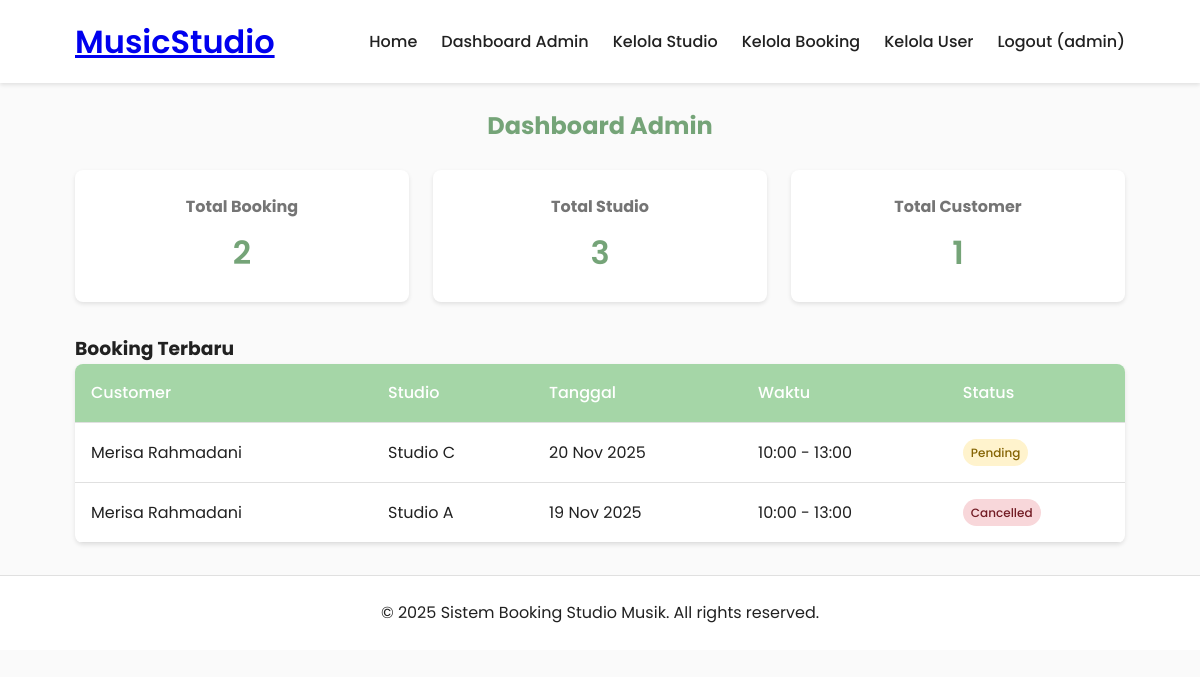
/admin/index.php (signed in), run on the app's committed database.
### tables this page shows
CREATE TABLE `bookings` (
  `id` int(11) NOT NULL,
  `user_id` int(11) NOT NULL,
  `studio_id` int(11) NOT NULL,
  `booking_date` date NOT NULL,
  `start_time` time NOT NULL,
  `end_time` time NOT NULL,
  `total_hours` int(11) NOT NULL,
  `total_price` decimal(10,2) NOT NULL,
  `status` enum('pending','confirmed','cancelled','completed') DEFAULT 'pending',
  `payment_proof` varchar(255) DEFAULT NULL,
  `payment_status` enum('pending','verified','rejected') DEFAULT 'pending',
  `created_at` timestamp NOT NULL DEFAULT current_timestamp()
);

CREATE TABLE `users` (
  `id` int(11) NOT NULL,
  `username` varchar(50) NOT NULL,
  `password` varchar(255) NOT NULL,
  `email` varchar(100) NOT NULL,
  `full_name` varchar(100) NOT NULL,
  `role` enum('admin','staff','customer') NOT NULL DEFAULT 'customer',
  `created_at` timestamp NOT NULL DEFAULT current_timestamp()
);

CREATE TABLE `studios` (
  `id` int(11) NOT NULL,
  `name` varchar(100) NOT NULL,
  `description` text DEFAULT NULL,
  `price_per_hour` decimal(10,2) NOT NULL,
  `status` enum('available','maintenance','booked') DEFAULT 'available',
  `image_url` varchar(255) DEFAULT NULL,
  `created_at` timestamp NOT NULL DEFAULT current_timestamp()
);

### admin/index.php (the view, shortened to what this page needs)
<?php
require_once '../includes/header.php';
$stats = [];
$sql = "SELECT COUNT(*) as total FROM bookings";
$result = mysqli_query($conn, $sql);
$stats['total_bookings'] = mysqli_fetch_assoc($result)['total'];
$sql = "SELECT COUNT(*) as total FROM studios";
$result = mysqli_query($conn, $sql);
$stats['total_studios'] = mysqli_fetch_assoc($result)['total'];
$sql = "SELECT COUNT(*) as total FROM users WHERE role = 'customer'";
$result = mysqli_query($conn, $sql);
$stats['total_customers'] = mysqli_fetch_assoc($result)['total'];
$sql = "SELECT b.*, u.full_name, s.name as studio_name
        FROM bookings b
        JOIN users u ON b.user_id = u.id
        JOIN studios s ON b.studio_id = s.id
        ORDER BY b.created_at DESC LIMIT 5";
$recent_bookings = mysqli_query($conn, $sql);
?>
<div class="dashboard">
    <h2>Dashboard Admin</h2>
    <div class="stats-grid">
        <div class="stat-card">
            <h3>Total Booking</h3>
            <p><?php echo $stats['total_bookings']; ?></p>
        </div>
        <div class="stat-card">
            <h3>Total Studio</h3>
            <p><?php echo $stats['total_studios']; ?></p>
        </div>
        <div class="stat-card">
            <h3>Total Customer</h3>
            <p><?php echo $stats['total_customers']; ?></p>
        </div>
    </div>
    <div class="recent-bookings">
        <h3>Booking Terbaru</h3>
        <table>
            <thead>
                <tr>
                    <th>Customer</th>
                    <th>Studio</th>
                    <th>Tanggal</th>
                    <th>Waktu</th>
                    <th>Status</th>
                </tr>
            </thead>
            <tbody>
                <?php while($booking = mysqli_fetch_assoc($recent_bookings)): ?>
                <tr>
                    <td><?php echo $booking['full_name']; ?></td>
                    <td><?php echo $booking['studio_name']; ?></td>
                    <td><?php echo date('d M Y', strtotime($booking['booking_date'])); ?></td>
                    <td><?php echo date('H:i', strtotime($booking['start_time'])) . ' - ' . date('H:i', strtotime($booking['end_time'])); ?></td>
                    <td><span class="status-badge status-<?php echo $booking['status']; ?>"><?php echo $booking['status']; ?></span></td>
                </tr>
                <?php endwhile; ?>
            </tbody>
        </table>
    </div>
</div>
<?php include '../includes/footer.php'; ?>

### css/style.css (style rules this page uses)
:root { --primary: #a5d6a7; --primary-dark: #75a478; --secondary: #ffcc80; --accent: #ce93d8; --background: #fafafa; --surface: #ffffff; --error: #f44336; --success: #4caf50; --text-primary: #212121; --text-secondary: #757575; --border: #e0e0e0; --shadow: 0 2px 4px rgba(0, 0, 0, 0.1); }
* { margin: 0; padding: 0; box-sizing: border-box; }
body { font-family: "Poppins", sans-serif; background-color: var(--background); color: var(--text-primary); line-height: 1.6; }
.dashboard h2 { margin: 1.5rem 0; color: var(--primary-dark); text-align: center; }
.stats-grid { display: grid; grid-template-columns: repeat(auto-fit, minmax(250px, 1fr)); gap: 1.5rem; margin-bottom: 2rem; }
.stat-card { background-color: var(--surface); padding: 1.5rem; border-radius: 8px; box-shadow: var(--shadow); text-align: center; transition: transform 0.3s; }
.stat-card h3 { color: var(--text-secondary); font-size: 1rem; margin-bottom: 0.5rem; }
.stat-card p { font-size: 2rem; font-weight: 600; color: var(--primary-dark); }
table { width: 100%; border-collapse: collapse; background-color: var(--surface); border-radius: 8px; overflow: hidden; box-shadow: var(--shadow); margin-bottom: 1rem; }
table th, table td { padding: 1rem; text-align: left; border-bottom: 1px solid var(--border); }
table th { background-color: var(--primary); color: white; font-weight: 500; }
.status-badge { padding: 0.25rem 0.5rem; border-radius: 20px; font-size: 0.75rem; font-weight: 500; text-transform: capitalize; display: inline-block; }
.status-pending { background-color: #fff3cd; color: #856404; }
.status-cancelled { background-color: #f8d7da; color: #721c24; }

### data on the page
bookings: user.full_name "Merisa Rahmadani", studio.name "Studio C", booking_date "20 Nov 2025", start_time "10:00", end_time "13:00", status "Pending"
bookings: user.full_name "Merisa Rahmadani", studio.name "Studio A", booking_date "19 Nov 2025", start_time "10:00", end_time "13:00", status "Cancelled"

### other printed values
$_SESSION['username'] "admin"
$stats['total_bookings'] "2"
$stats['total_studios'] "3"
$stats['total_customers'] "1"
